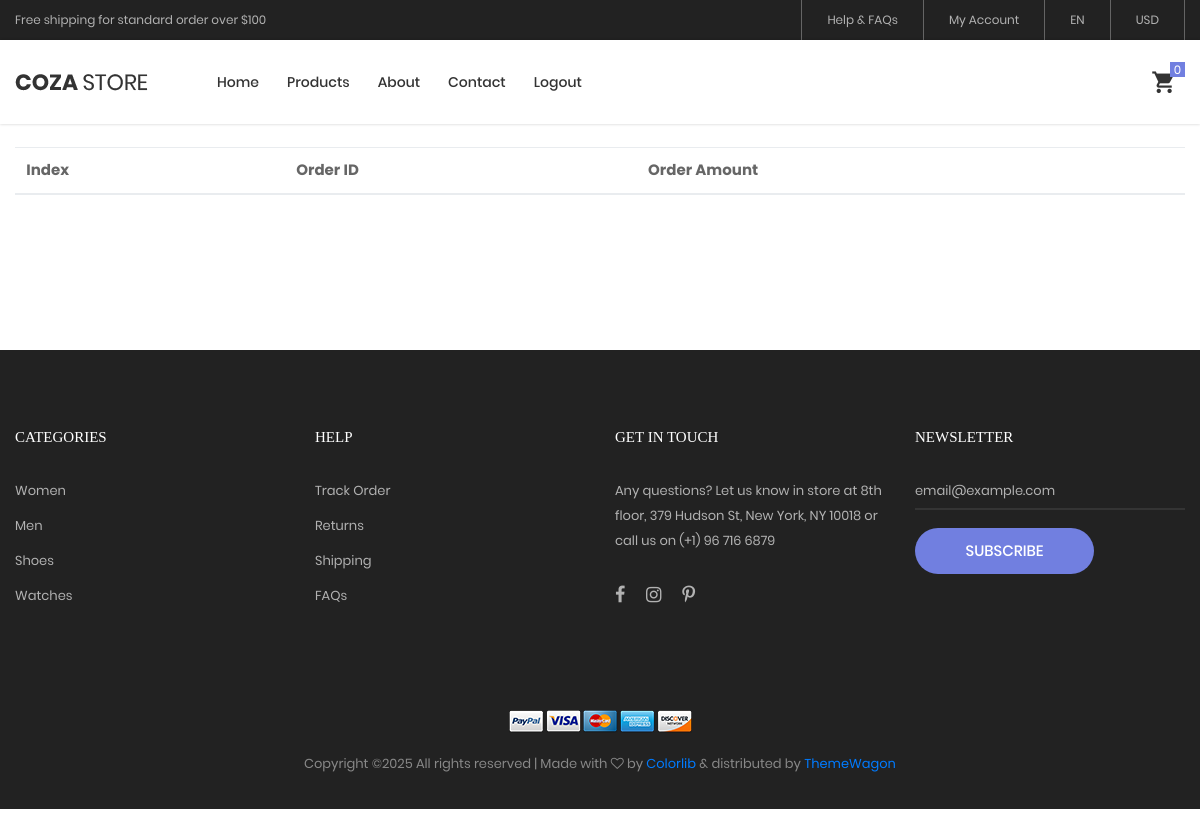
The app's page /orders.php (signed in), older data.
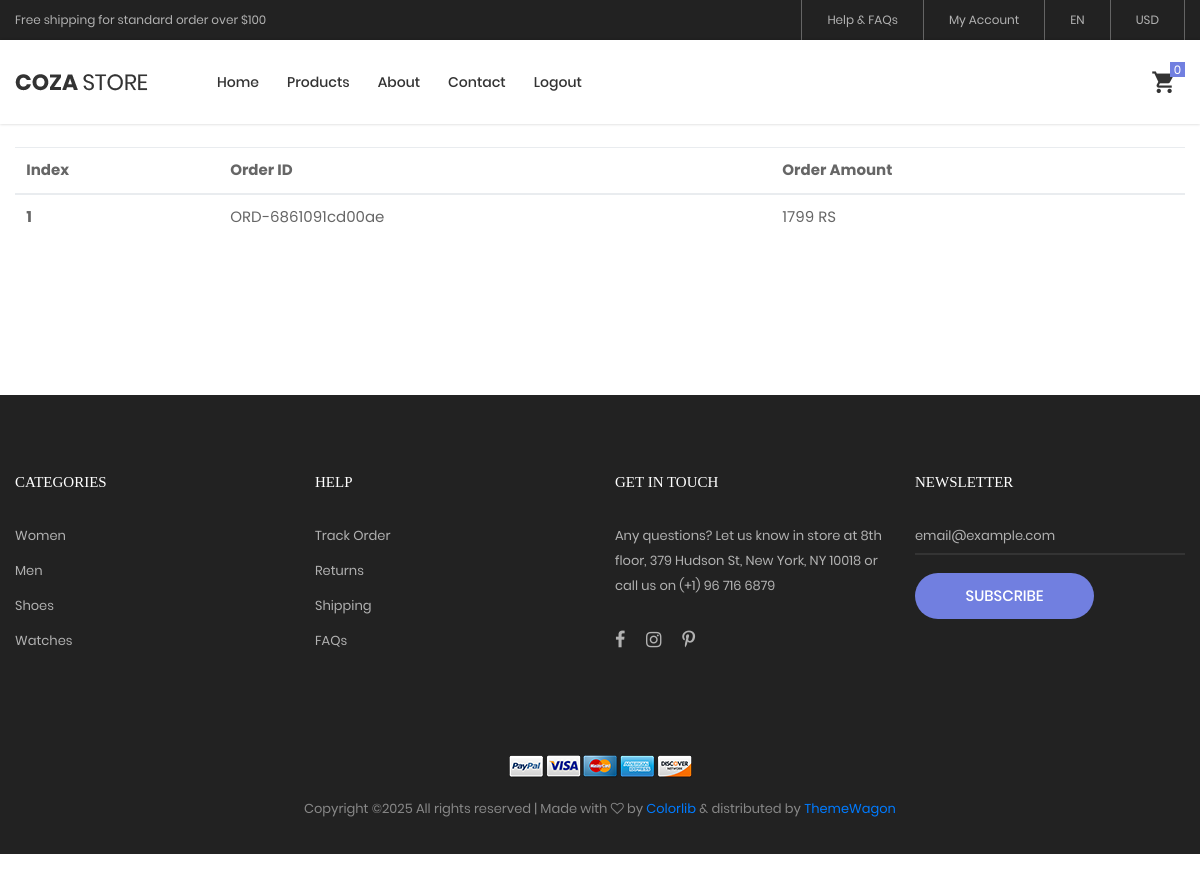
The same page, newer data.
### tables this page shows
CREATE TABLE `orders` (
  `order_id` int(11) NOT NULL,
  `order_generated_id` varchar(256) NOT NULL,
  `order_amount` int(11) NOT NULL,
  `order_status` varchar(256) NOT NULL DEFAULT 'pending',
  `customer_id` int(11) NOT NULL,
  `customer_name` varchar(256) NOT NULL,
  `customer_number` varchar(256) NOT NULL,
  `order_shipping_address` varchar(256) NOT NULL
);

### orders.php (the view)
<?php
include("./base/header.php");
?>
<div class="bg0 m-t-23 p-b-140">
    <div class="container">
        <table class="table">
            <thead>
                <tr>
                    <th scope="col">Index</th>
                    <th scope="col">Order ID</th>
                    <th scope="col">Order Amount</th>
                </tr>
            </thead>
            <tbody>
                <?php
                $select_query = "SELECT * FROM orders WHERE customer_id = {$_SESSION['user_id']}";
                $execute = mysqli_query($connection, $select_query);
                $serial = 1;
                while ($fetch_customers_orders = mysqli_fetch_array($execute)) {
                ?>
                <tr>
                    <th scope="row"><?php echo $serial++; ?></th>
                    <td><?php echo htmlspecialchars($fetch_customers_orders['order_generated_id']); ?></td>
                    <td><?php echo htmlspecialchars($fetch_customers_orders['order_amount']); ?> RS</td>
                </tr>
                <?php
}
?>
            </tbody>
        </table>
    </div>
</div>
<?php
include("./base/footer.php");
?>

Row changes from the older to the newer data that the page shows:
now on this page (row edited): orders: order_generated "ORD-6861091cd00ae", order_amount "1799"
